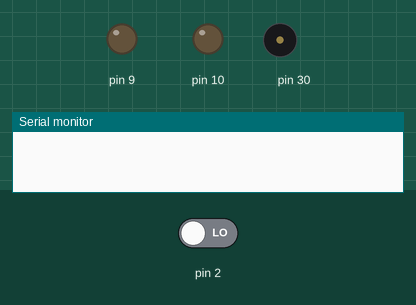
This sketch was run on a simulated Arduino Uno, built with avr-gcc and run on an emulated ATmega328P. On the bench: output pins drawn as LEDs (lit = HIGH), buzzer (waves = sounding), the last lines printed to the serial monitor. Inputs (shaded band) come from the test bench; at power-on: pin 2 LOW.

Above: at 1.2 s.
1.3 s: pin 2 driven HIGH
At 2.6 s:
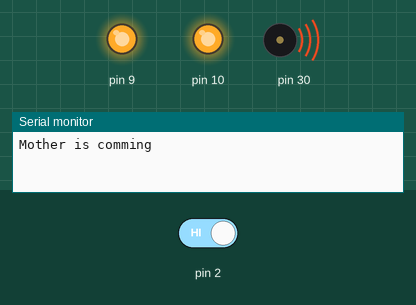
2.9 s: pin 2 driven LOW
At 4.0 s:
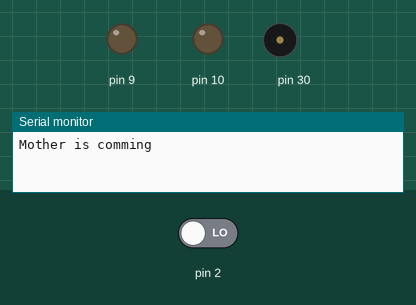
Timing chart, 0 to 5.9 s (numbered marks = the images above; inputs shaded):
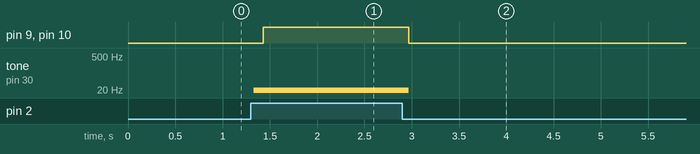

Measured:
- after the input at 1.3 s, pin 9, pin 10: LOW → HIGH after 0.13 s; tone on pin 30: silent → 10 Hz at once
- after the input at 2.9 s, pin 9, pin 10: HIGH → LOW after 0.07 s; tone on pin 30: 10 Hz → silent after 0.07 s

The sketch:

PIR_SENSOR.ino
```cpp
const uint8_t PIR_SENSOR {2U};
const uint8_t BUZZ {30U};
const uint8_t RED {10U};
const uint8_t GREEN {9U};
const uint8_t BLUE {10U};

bool pir_state {false};
void setup() {
  Serial.begin(115200UL);
  pinMode(PIR_SENSOR, INPUT);
  pinMode(BUZZ, OUTPUT);
  pinMode(RED, OUTPUT);
  pinMode(GREEN, OUTPUT);
  pinMode(BLUE, OUTPUT);

}

void loop() {
  bool detect = digitalRead(PIR_SENSOR);
  delay(10UL);
  if(detect) {
    if(!pir_state) {
      pir_state = true;
      Serial.println(F("Mother is comming"));
      tone(BUZZ, 10);
      delay(100UL);
      digitalWrite(RED, HIGH);
      digitalWrite(GREEN, HIGH);
      digitalWrite(BLUE, HIGH);
    }
  } else {
    pir_state = false;
    noTone(BUZZ);
    digitalWrite(RED, LOW);
    digitalWrite(GREEN, LOW);
    digitalWrite(BLUE, LOW);
  }
  delay(100UL);
}
```
